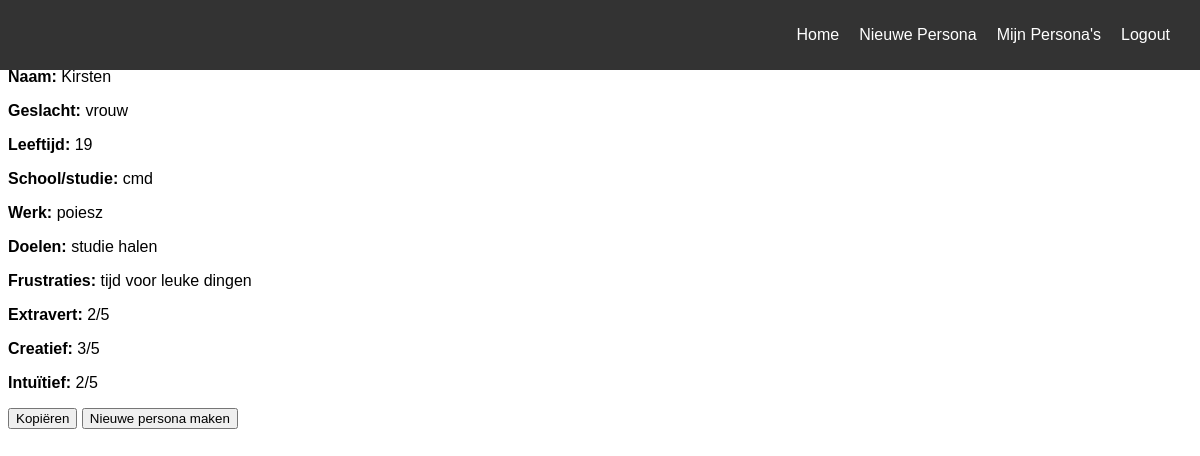
Screenshot of /result (signed in) with the database file from the repository.
### models.py (models this page shows, shortened)
class Persona(db.Model):
    id = db.Column(db.Integer, primary_key=True)
    naam = db.Column(db.String(100))
    geslacht = db.Column(db.String(20))
    leeftijd = db.Column(db.Integer)
    school = db.Column(db.Text)
    werk = db.Column(db.Text)
    doelen = db.Column(db.Text)
    frustraties = db.Column(db.Text)
    extravert = db.Column(db.Integer)
    creatief = db.Column(db.Integer)
    intuitief = db.Column(db.Integer)
    stress = db.Column(db.Integer)
    user_id = db.Column(db.Integer, db.ForeignKey('user.id'))

### app.py (the view)
@app.route('/result')
def result():
    if 'user_id' not in session:
        return redirect('/login')
    persona = Persona.query.filter_by(
        user_id=session['user_id']
    ).order_by(Persona.id.desc()).first()
    if not persona:
        return redirect('/stap1')
    return render_template('result.html', persona=persona)

### templates/result.html
{% extends "base.html" %}
{% block content %}
<h2>Hier is je persona!</h2>
<p><strong>Naam:</strong> {{ persona.naam }}</p>
<p><strong>Geslacht:</strong> {{ persona.geslacht }}</p>
<p><strong>Leeftijd:</strong> {{ persona.leeftijd }}</p>
<p><strong>School/studie:</strong> {{ persona.school }}</p>
<p><strong>Werk:</strong> {{ persona.werk }}</p>
<p><strong>Doelen:</strong> {{ persona.doelen }}</p>
<p><strong>Frustraties:</strong> {{ persona.frustraties }}</p>
<p><strong>Extravert:</strong> {{ persona.extravert }}/5</p>
<p><strong>Creatief:</strong> {{ persona.creatief }}/5</p>
<p><strong>Intuïtief:</strong> {{ persona.intuitief }}/5</p>
<button
    onclick="navigator.clipboard.writeText(`Naam: {{ persona.naam }}\nGeslacht: {{ persona.geslacht }}\nLeeftijd: {{ persona.leeftijd }}\nSchool: {{ persona.school}}\nWerk: {{ persona.werk}}\nDoelen: {{ persona.doelen }}\nFrustraties: {{ persona.frustraties }}\nExtravert: {{ persona.extravert }}/5\nCreatief: {{ persona.creatief }}/5\nIntuïtief: {{ persona.intuitief }}/5\nStressgevoelig: {{ persona.stress }}/5`)">
    Kopiëren
</button>
<button onclick="window.location.href='{{ url_for('stap1') }}'">Nieuwe persona maken</button>
{% endblock %}

### static/style.css (style rules this page uses)
* { box-sizing: border-box; font-family: Arial, Helvetica, sans-serif; }

### rows the page displays
Persona: naam "Kirsten", geslacht "vrouw", leeftijd "19", school "cmd", werk "poiesz", doelen "studie halen", frustraties "tijd voor leuke dingen", extravert "2", creatief "3", intuitief "2"
